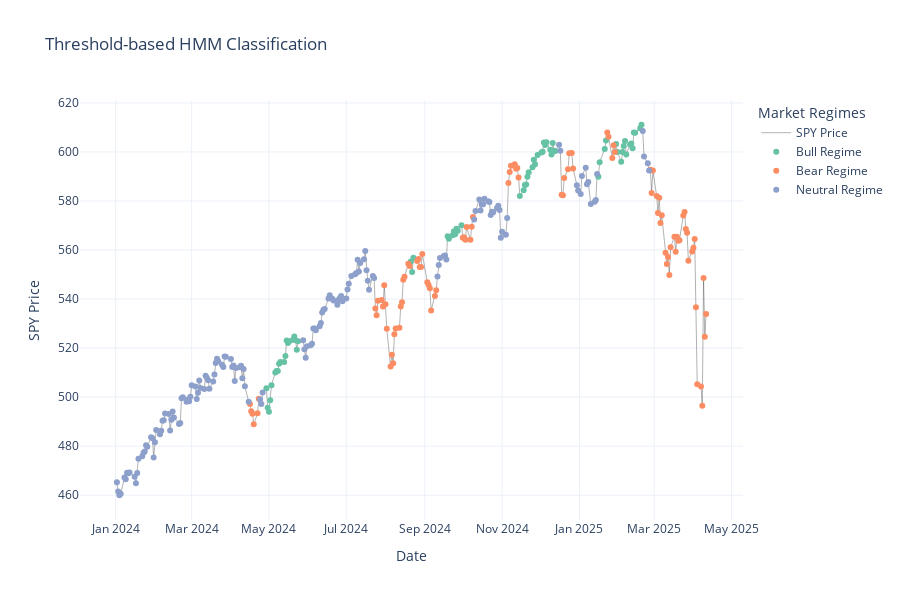
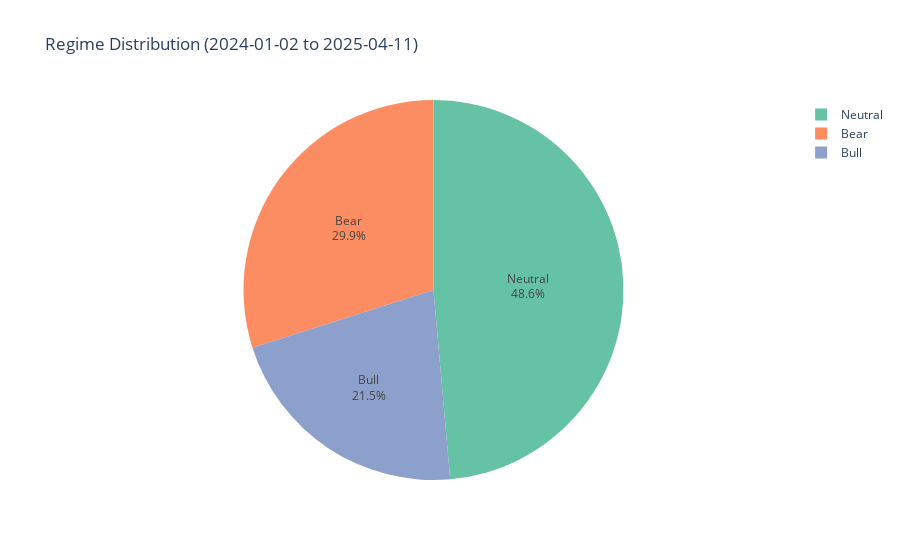

Notebook source saved alongside these figures, in order:
### Code cell
# %%
def get_posterior_probabilities(model, obs):
    """
    Compute posterior (gamma) probabilities for each time step in an HMM
    using the 'score_samples' method provided by hmmlearn.

    :param model: Trained hmmlearn GaussianHMM (or similar)
    :param obs: numpy array of shape (n_samples, n_features), the observation sequence
    :return: 2D numpy array of shape (n_samples, n_states) with posterior probabilities
    """
    # score_samples returns (total log-likelihood, posterior probabilities)
    _, posteriors = model.score_samples(obs)  
    return posteriors


def predict_regimes_with_threshold(model, data, start_date, end_date, regime_labels, threshold=0.6):
    """
    Predict market regimes using a trained HMM model, then apply a probability threshold
    to decide if we 'trust' a new state's posterior probability. If no state
    exceeds the threshold on a given day, remain in the previous day's regime.

    :param model: Trained hmmlearn GaussianHMM instance
    :param data: DataFrame with columns including 'Date' and the HPF features
    :param start_date: Start date string (YYYY-MM-DD)
    :param end_date: End date string (YYYY-MM-DD)
    :param regime_labels: List of string labels for each HMM state
    :param threshold: Float in [0,1], minimum posterior probability to accept a new regime
    :return: DataFrame with predicted regimes and final regime labels after threshold logic
    """
    # Filter data for prediction period
    pred_data = data[(data['Date'] >= start_date) & (data['Date'] <= end_date)].copy()
    if len(pred_data) == 0:
        print(f"No data available for period {start_date} to {end_date}")
        return None
    
    # Prepare observations
    obs = np.column_stack([
        pred_data['HPF_Volatility'].values, 
        pred_data['HPF_Return'].values,
        pred_data['HPF_LogVIX'].values
    ])
    
    # Compute posterior probabilities for each time step
    posteriors = get_posterior_probabilities(model, obs)  # shape (n_samples, n_states)
    
    # We will hold the final classification here
    final_states = np.zeros(len(pred_data), dtype=int)
    
    # Initialize with the maximum posterior state on the first day
    first_day_max = np.argmax(posteriors[0])
    final_states[0] = first_day_max
    
    # Apply threshold-based logic for subsequent days
    for i in range(1, len(pred_data)):
        max_state = np.argmax(posteriors[i])
        max_prob = posteriors[i, max_state]
        
        # If the new state's probability is below threshold, stick to previous day's state
        if max_prob < threshold:
            final_states[i] = final_states[i-1]
        else:
            # Accept the new state
            final_states[i] = max_state
    
    pred_data['Predicted_Regime'] = final_states
    pred_data['Regime_Label'] = [regime_labels[state] for state in final_states]
    
    # Print summary stats
    unique, counts = np.unique(final_states, return_counts=True)
    total_days = len(pred_data)
    print(f"\nThreshold-based Regime Prediction from {start_date} to {end_date}")
    print(f"Threshold = {threshold:.2f}")
    print(f"{'Regime':<10} {'Label':<10} {'Days':<6} {'Pct':<6}")
    for st, cnt in zip(unique, counts):
        pct = cnt / total_days * 100
        print(f"{st:<10} {regime_labels[st]:<10} {cnt:<6} {pct:.2f}%")
    
    return pred_data

# USAGE EXAMPLE AFTER YOU RUN YOUR 'main()':
# --------------------------------------------------------
threshold_results = predict_regimes_with_threshold(
     model_objects['model'],
     model_objects['data'],
     "2024-01-02",
     "2025-04-13",
     model_objects['regime_labels'],
     threshold=0.5
)
plot_regimes(threshold_results, "Threshold-based HMM Classification")
